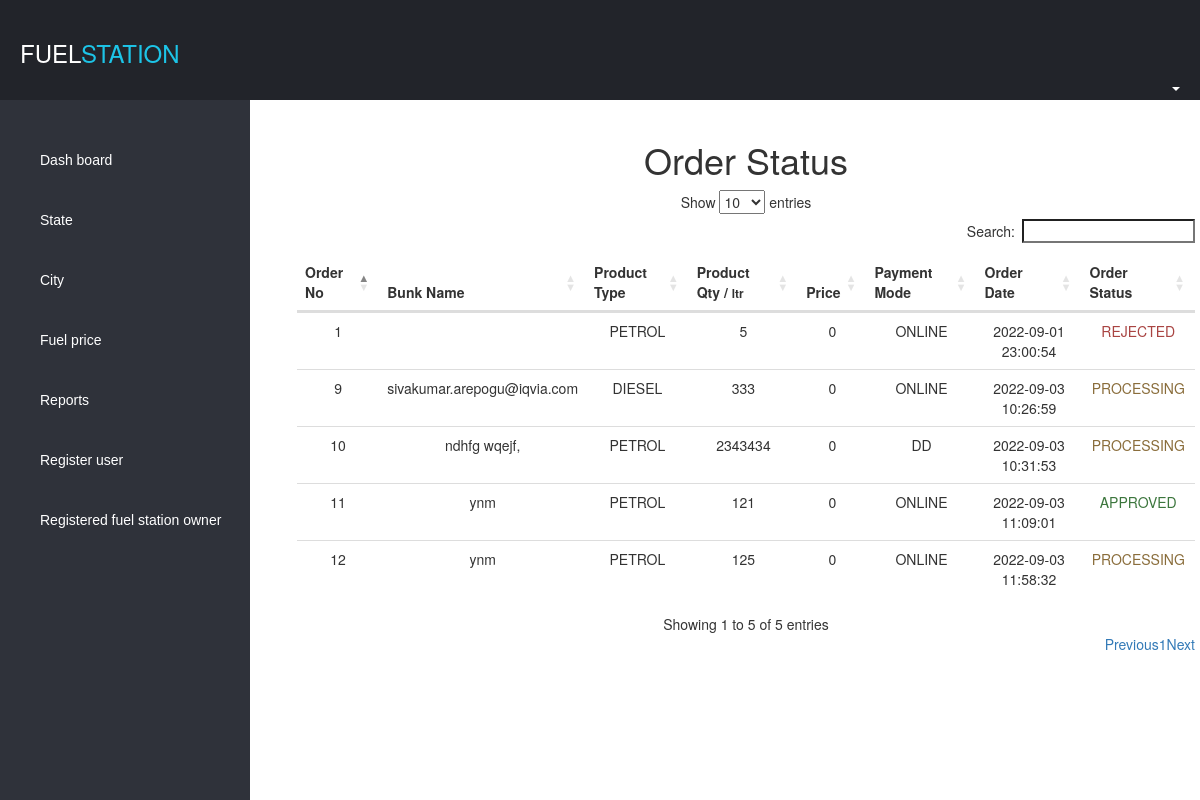
Page /admin/reports.php on the committed database.
### tables this page shows
CREATE TABLE `fuel_order` (
  `id` int(11) NOT NULL,
  `bunk_id` int(11) NOT NULL,
  `user_id` int(11) NOT NULL,
  `qty` int(11) DEFAULT 0,
  `fuel_type` enum('PETROL','DIESEL') DEFAULT NULL,
  `price` float NOT NULL DEFAULT 0,
  `payment_mode` enum('ONLINE','CASH','CHEQUE','DD') DEFAULT NULL,
  `status` enum('PROCESSING','APPROVED','REJECTED','DELIVERED','IN_TRANSIT') NOT NULL DEFAULT 'PROCESSING',
  `created_at` datetime NOT NULL DEFAULT current_timestamp(),
  `updated_at` datetime DEFAULT NULL
);

CREATE TABLE `users` (
  `id` int(11) NOT NULL,
  `user_name` varchar(100) DEFAULT NULL,
  `fuelstation_name` varchar(256) NOT NULL,
  `phone_number` bigint(20) NOT NULL,
  `email` varchar(100) DEFAULT NULL,
  `password` varchar(256) DEFAULT NULL,
  `account_type` enum('ADMIN','USER','FUEL_OWNERS','FUEL_STATION') DEFAULT NULL,
  `created_at` datetime NOT NULL DEFAULT current_timestamp()
);

### admin/reports.php (the view, shortened to what this page needs)
<?php
include 'header.php';
?>
<div class="right " style="padding-right: 20px">
    <h1 >Order Status</h1>
    <div class="row ">
        <div class="col-12 grid-margin">
            <div class="card">
                <div class="card-body">
                    <div class="table-responsive">
                        <table class="table" id="search">
                            <thead>
                            <tr>
                                <th> Order No </th>
                                <th> Bunk Name </th>
                                <th> Product Type </th>
                                <th> Product Qty / <small>ltr</small> </th>
                                <th> Price </th>
                                <th> Payment Mode </th>
                                <th> Order Date </th>
                                <th> Order Status </th>
                            </tr>
                            </thead>
                            <tbody>
                            <?php
                            $sql = " SELECT `fuel_order`.*, `users`.`fuelstation_name` FROM `fuel_order` INNER JOIN `users` ON `fuel_order`.`bunk_id` = `users`.`id` order by`created_at` desc ";
                            $result = mysqli_query($conn, $sql) or die(mysqli_error());
                            if (mysqli_num_rows($result) > 0) {
                            $css='';
                            while ($row = mysqli_fetch_array($result)) {
                                if($row['status'] =="PROCESSING"){
                                    $css = 'text-warning';
                                }
                                if($row['status']=='APPROVED'){
                                    $css = 'text-success';
                                }
                                if($row['status']=='REJECTED'){
                                    $css = 'text-danger';
                                }
                            ?>
                            <tr>
                                <td><?=$row['id']?></td>
                                <td><?=$row['fuelstation_name']?></td>
                                <td><?=$row['fuel_type']?></td>
                                <td><?=$row['qty']?></td>
                                <td><?=$row['price']?></td>
                                <td><?=$row['payment_mode']?></td>
                                <td><?=$row['created_at']?></td>
                                <td><div class="<?=$css?>"><?=$row['status']?></div></td>
                            </tr>
                            <?php
                            }
                            ?>
                            </tbody>
                            <?php
                            }
                            ?>
                        </table>
                    </div>
                </div>
            </div>
        </div>
    </div>
</div>
<?php include 'footer.php';?>

### admin/header.php (shortened to what this page needs)
<?php
$user_name = $_SESSION['user_name'];
?>
<!doctype html>
<html>
<head>
    <link rel="stylesheet" type="text/css" href="../assets/dashboard.css">
    <link rel="stylesheet" type="text/css" href="https://cdn.datatables.net/v/dt/dt-1.12.1/datatables.min.css"/>
    <link rel="stylesheet" href="https://cdn.datatables.net/1.12.1/css/dataTables.bootstrap4.min.css" >
    <link rel="stylesheet" href="https://maxcdn.bootstrapcdn.com/bootstrap/3.4.1/css/bootstrap.min.css">
</head>
<body>
<div class="header">
    <div class="left_area"><h3>Fuel<span>Station</span></h3>
    </div>
    <div class="right_area">
    <div class="dropdown">
        <button class=" new-over-flow dropdown-toggle" type="button" data-toggle="dropdown"><?php echo $user_name;?>
            <span class="caret"></span></button>
    </div>
</div>
</div>
<div class="left">
    <div class="slide_bar">
        <a href="dashboard.php">Dash board</a>
        <a href="state.php">State</a>
        <a href="city.php">City</a>
        <a href="fuel-price.php">Fuel price</a>
        <a href="reports.php">Reports</a>
        <a href="user.php">Register user</a>
        <a href="fuel-owner.php">Registered fuel station owner</a>
    </div>
</div>
</body>

### admin/footer.php (shortened to what this page needs)
</body>
</html>

### assets/dashboard.css (style rules this page uses)
* { margin:auto; padding:0px; }
body { margin:0px; }
.header { position:fixed; background-color:#22242A; padding:20px; width:100%; height:100px; }
.left_area { color:#fff; margin:0px; text-transform:uppercase; font-size:22px; }
.left_area span { color:#1DC4E7; }
.slide_bar { background:#2f323a; margin-top:100px; padding-top:30px; position:fixed; left:0px; width:250px; height:100%; font-family:Arial, Helvetica, sans-serif; }
.slide_bar a { color:#fff; display:block; width:250px; line-height:60px; text-decoration:none; padding-left:40px; box-sizing:border-box; }
.right { width:74%; margin-top:120px; float:right; text-align: center; }
.new-over-flow { float: right; background-color: transparent; color: white; border: none; }
.dropdown { float: right; position: relative; }

### rows in the picture
fuel_order: id "12", users.fuelstation_name "ynm", fuel_type "PETROL", qty "125", price "0", payment_mode "ONLINE", created_at "2022-09-03 11:58:32", status "PROCESSING"
fuel_order: id "11", users.fuelstation_name "ynm", fuel_type "PETROL", qty "121", price "0", payment_mode "ONLINE", created_at "2022-09-03 11:09:01", status "APPROVED"
fuel_order: id "10", users.fuelstation_name "ndhfg wqejf,", fuel_type "PETROL", qty "2343434", price "0", payment_mode "DD", created_at "2022-09-03 10:31:53", status "PROCESSING"
fuel_order: id "9", users.fuelstation_name "sivakumar.arepogu@iqvia.com", fuel_type "DIESEL", qty "333", price "0", payment_mode "ONLINE", created_at "2022-09-03 10:26:59", status "PROCESSING"
fuel_order: id "1", fuel_type "PETROL", qty "5", price "0", payment_mode "ONLINE", created_at "2022-09-01 23:00:54", status "REJECTED"
